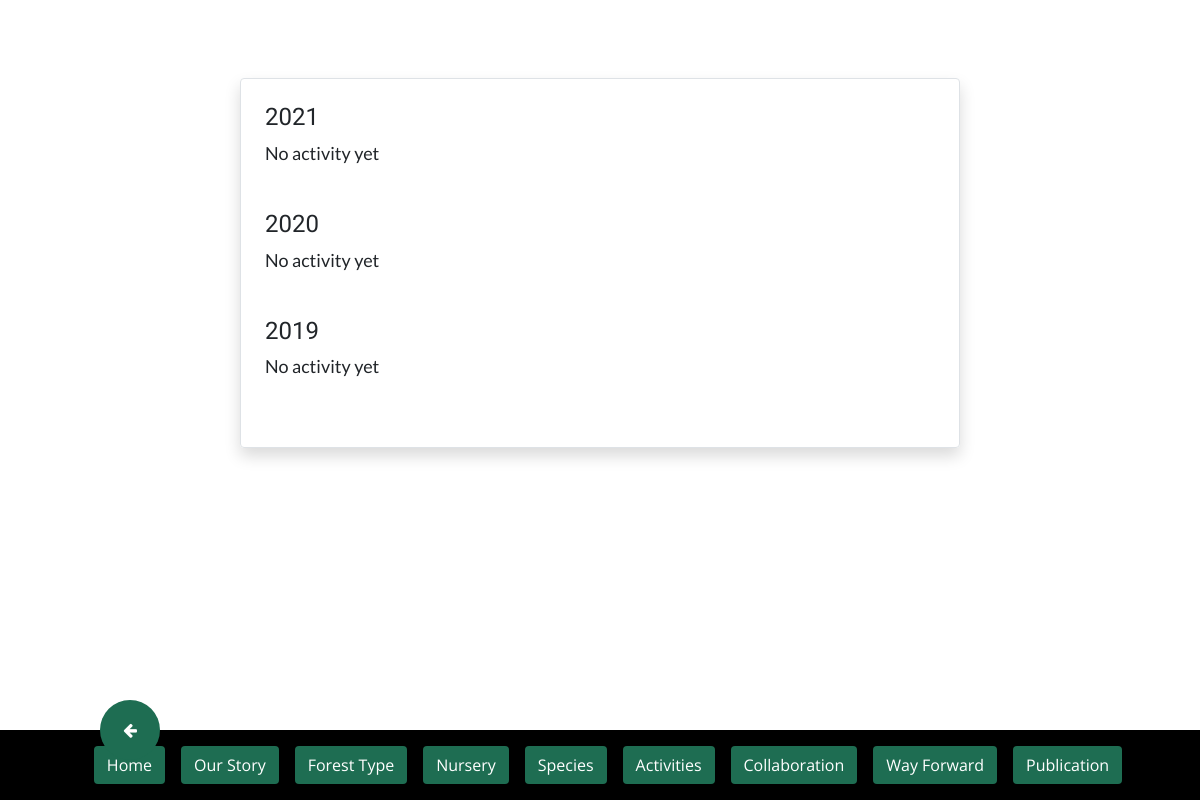
/activity/nursery_activity_index/, run on an earlier commit of the app's database.
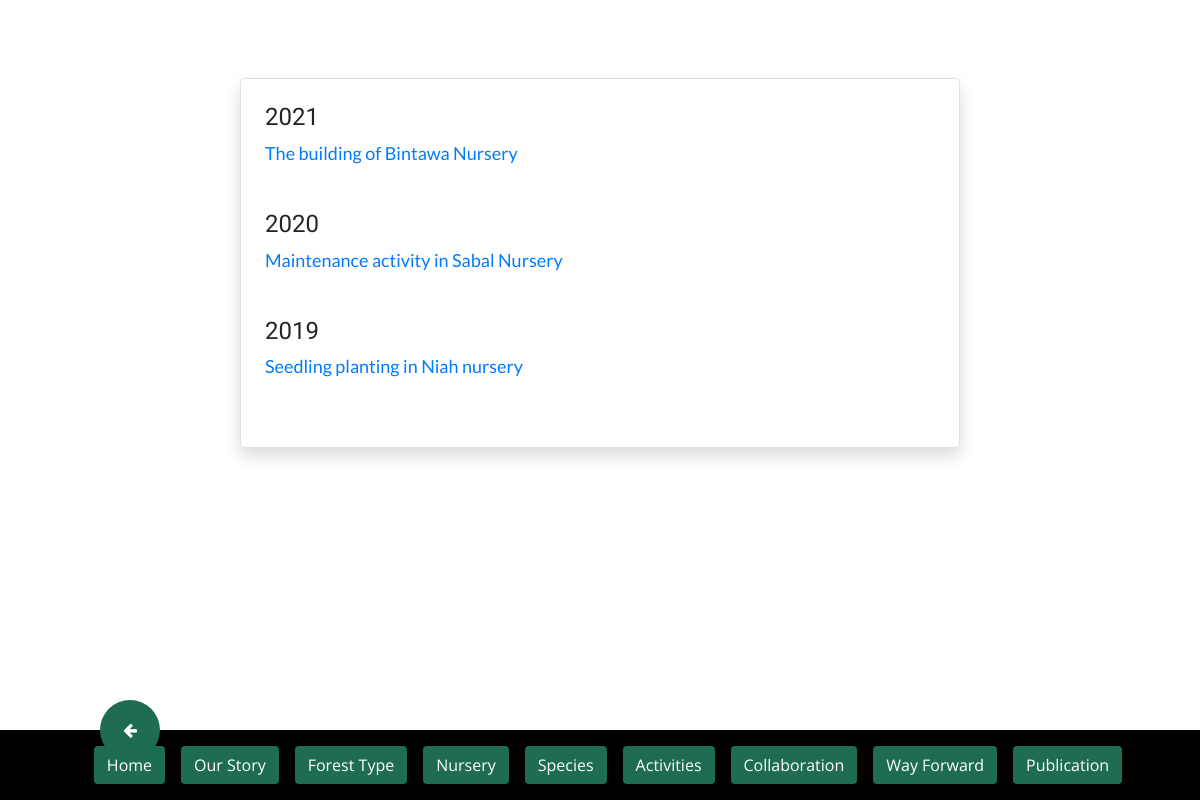
And on a later commit of the database.
### activity/models.py (models this page shows, shortened)
class Activity(models.Model):
	date_created = models.DateTimeField(auto_now_add=True)
	date_held = models.CharField(max_length=100)
	year = models.CharField(max_length=10, choices=YEAR_CHOICES, default="2021")
	activity_type = models.CharField(max_length=50, choices=ACTIVITY_CHOICES, default='PLANTING')
	name = models.CharField(max_length=200)
	location = models.CharField(max_length=100)
	participant = models.CharField(max_length=200)
	description = models.TextField()
	activity_img = models.ImageField('Activity image', null=True, blank=True, upload_to='activity_img/')
	class Meta:
		ordering = ['-date_created']

### activity/views.py (the view)
# urls.py: path('nursery_activity_index/', nursery_index, name='nursery_activity_index'),
def nursery_index(request):
	nursery_2021_index = data_object.filter(year__icontains='2021').filter(activity_type__icontains='Nursery')
	nursery_2020_index = data_object.filter(year__icontains='2020').filter(activity_type__icontains='Nursery')
	nursery_2019_index = data_object.filter(year__icontains='2019').filter(activity_type__icontains='Nursery')
	nursery_2018_index = data_object.filter(year__icontains='2018').filter(activity_type__icontains='Nursery')
	nursery_2017_index = data_object.filter(year__icontains='2017').filter(activity_type__icontains='Nursery')
	return render(request, 'activity/nursery_activity_index.html', {
			'nursery_2021_index':nursery_2021_index,
			'nursery_2020_index':nursery_2020_index,
			'nursery_2019_index':nursery_2019_index,
			'nursery_2018_index':nursery_2018_index,
			'nursery_2017_index':nursery_2017_index
		})

### activity/templates/activity/nursery_activity_index.html
{% extends 'base_en.html' %}
{% block content %}
<br>
<br>
<div class="custom-div fade-in border rounded shadow mt-4 p-4">
	<h4>2021</h4>
	{% if nursery_2021_index %}
		{% for post in nursery_2021_index %}
		<a href="{% url 'activity_detail' post.pk %}">
			<p>{{ post.name }}</p>
		</a>
		{% endfor %}
	{% else %}
	<p>No activity yet</p>
	{% endif %}
	<br>
	<h4>2020</h4>
	{% if nursery_2020_index %}
		{% for post in nursery_2020_index %}
		<a href="{% url 'activity_detail' post.pk %}">
			<p>{{ post.name }}</p>
		</a>
		{% endfor %}
	{% else %}
	<p>No activity yet</p>
	{% endif %}
	<br>
	<h4>2019</h4>
	{% if nursery_2019_index %}
		{% for post in nursery_2019_index %}
		<a href="{% url 'activity_detail' post.pk %}">
			<p>{{ post.name }}</p>
		</a>
		{% endfor %}
	{% else %}
	<p>No activity yet</p>
	{% endif %}
	<br>
</div>
{% endblock %}

What changed in the data, as far as the page shows it:
added Activity: name "The building of Bintawa Nursery", shown under "2021"
added Activity: name "Maintenance activity in Sabal Nursery", shown under "2020"
added Activity: name "Seedling planting in Niah nursery", shown under "2019"
Also different on the page:
text no longer shown: "No activity yet No activity yet No activity yet"
